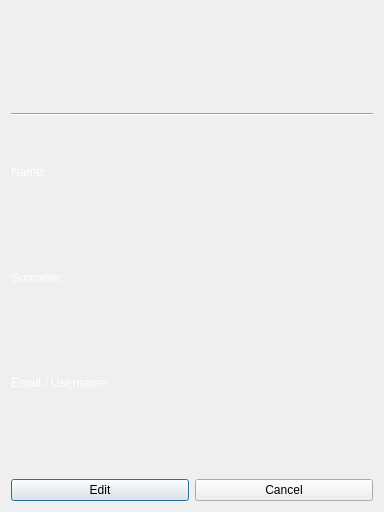
<?xml version="1.0" encoding="UTF-8"?>
<ui version="4.0">
 <class>UserWidget</class>
 <widget class="QDialog" name="UserWidget">
  <property name="geometry">
   <rect>
    <x>0</x>
    <y>0</y>
    <width>384</width>
    <height>512</height>
   </rect>
  </property>
  <property name="sizePolicy">
   <sizepolicy hsizetype="Fixed" vsizetype="Fixed">
    <horstretch>0</horstretch>
    <verstretch>0</verstretch>
   </sizepolicy>
  </property>
  <property name="minimumSize">
   <size>
    <width>300</width>
    <height>512</height>
   </size>
  </property>
  <property name="maximumSize">
   <size>
    <width>384</width>
    <height>512</height>
   </size>
  </property>
  <property name="windowTitle">
   <string>Dialog</string>
  </property>
  <property name="styleSheet">
   <string notr="true">QLineEdit{ background-color: white;} QLabel{color: white;}</string>
  </property>
  <layout class="QVBoxLayout" name="verticalLayout">
   <item>
    <layout class="QHBoxLayout" name="Layout1">
     <item>
      <spacer name="horizontalSpacer_9">
       <property name="orientation">
        <enum>Qt::Horizontal</enum>
       </property>
       <property name="sizeHint" stdset="0">
        <size>
         <width>40</width>
         <height>20</height>
        </size>
       </property>
      </spacer>
     </item>
     <item>
      <widget class="QLabel" name="label_profilpic">
       <property name="maximumSize">
        <size>
         <width>96</width>
         <height>96</height>
        </size>
       </property>
       <property name="styleSheet">
        <string notr="true"/>
       </property>
       <property name="frameShape">
        <enum>QFrame::NoFrame</enum>
       </property>
       <property name="text">
        <string/>
       </property>
       <property name="scaledContents">
        <bool>true</bool>
       </property>
       <property name="alignment">
        <set>Qt::AlignCenter</set>
       </property>
      </widget>
     </item>
     <item>
      <spacer name="horizontalSpacer_10">
       <property name="orientation">
        <enum>Qt::Horizontal</enum>
       </property>
       <property name="sizeHint" stdset="0">
        <size>
         <width>40</width>
         <height>20</height>
        </size>
       </property>
      </spacer>
     </item>
    </layout>
   </item>
   <item>
    <widget class="Line" name="line">
     <property name="orientation">
      <enum>Qt::Horizontal</enum>
     </property>
    </widget>
   </item>
   <item>
    <layout class="QVBoxLayout" name="verticalLayout_4">
     <item>
      <layout class="QHBoxLayout" name="horizontalLayout_2">
       <item>
        <widget class="QLabel" name="label">
         <property name="text">
          <string>Name: </string>
         </property>
        </widget>
       </item>
       <item>
        <spacer name="horizontalSpacer">
         <property name="orientation">
          <enum>Qt::Horizontal</enum>
         </property>
         <property name="sizeType">
          <enum>QSizePolicy::Fixed</enum>
         </property>
         <property name="sizeHint" stdset="0">
          <size>
           <width>75</width>
           <height>20</height>
          </size>
         </property>
        </spacer>
       </item>
       <item>
        <widget class="QLabel" name="Name">
         <property name="text">
          <string/>
         </property>
         <property name="alignment">
          <set>Qt::AlignCenter</set>
         </property>
        </widget>
       </item>
       <item>
        <spacer name="horizontalSpacer_2">
         <property name="orientation">
          <enum>Qt::Horizontal</enum>
         </property>
         <property name="sizeHint" stdset="0">
          <size>
           <width>40</width>
           <height>20</height>
          </size>
         </property>
        </spacer>
       </item>
      </layout>
     </item>
    </layout>
   </item>
   <item>
    <layout class="QHBoxLayout" name="Layout3">
     <item>
      <widget class="QLabel" name="label_2">
       <property name="text">
        <string>Surname: </string>
       </property>
      </widget>
     </item>
     <item>
      <spacer name="horizontalSpacer_5">
       <property name="orientation">
        <enum>Qt::Horizontal</enum>
       </property>
       <property name="sizeType">
        <enum>QSizePolicy::Fixed</enum>
       </property>
       <property name="sizeHint" stdset="0">
        <size>
         <width>58</width>
         <height>20</height>
        </size>
       </property>
      </spacer>
     </item>
     <item>
      <widget class="QLabel" name="Surname">
       <property name="text">
        <string/>
       </property>
       <property name="alignment">
        <set>Qt::AlignCenter</set>
       </property>
      </widget>
     </item>
     <item>
      <spacer name="horizontalSpacer_4">
       <property name="orientation">
        <enum>Qt::Horizontal</enum>
       </property>
       <property name="sizeHint" stdset="0">
        <size>
         <width>40</width>
         <height>20</height>
        </size>
       </property>
      </spacer>
     </item>
    </layout>
   </item>
   <item>
    <layout class="QHBoxLayout" name="Layout4">
     <item>
      <widget class="QLabel" name="label_3">
       <property name="text">
        <string>Email / Username: </string>
       </property>
      </widget>
     </item>
     <item>
      <spacer name="horizontalSpacer_11">
       <property name="orientation">
        <enum>Qt::Horizontal</enum>
       </property>
       <property name="sizeType">
        <enum>QSizePolicy::Fixed</enum>
       </property>
       <property name="sizeHint" stdset="0">
        <size>
         <width>7</width>
         <height>20</height>
        </size>
       </property>
      </spacer>
     </item>
     <item>
      <widget class="QLabel" name="email">
       <property name="text">
        <string/>
       </property>
       <property name="alignment">
        <set>Qt::AlignCenter</set>
       </property>
      </widget>
     </item>
     <item>
      <spacer name="horizontalSpacer_6">
       <property name="orientation">
        <enum>Qt::Horizontal</enum>
       </property>
       <property name="sizeHint" stdset="0">
        <size>
         <width>40</width>
         <height>20</height>
        </size>
       </property>
      </spacer>
     </item>
    </layout>
   </item>
   <item>
    <layout class="QHBoxLayout" name="spaceLayout">
     <item>
      <spacer name="verticalSpacer">
       <property name="orientation">
        <enum>Qt::Vertical</enum>
       </property>
       <property name="sizeType">
        <enum>QSizePolicy::Minimum</enum>
       </property>
       <property name="sizeHint" stdset="0">
        <size>
         <width>20</width>
         <height>40</height>
        </size>
       </property>
      </spacer>
     </item>
    </layout>
   </item>
   <item>
    <layout class="QHBoxLayout" name="Layout5">
     <item>
      <layout class="QHBoxLayout" name="horizontalLayout_14"/>
     </item>
     <item>
      <layout class="QHBoxLayout" name="horizontalLayout_11">
       <item>
        <widget class="QPushButton" name="pushButton_Edit">
         <property name="text">
          <string>Edit</string>
         </property>
        </widget>
       </item>
      </layout>
     </item>
     <item>
      <layout class="QHBoxLayout" name="horizontalLayout_12">
       <item>
        <widget class="QPushButton" name="pushButton_Cancel">
         <property name="text">
          <string>Cancel</string>
         </property>
        </widget>
       </item>
      </layout>
     </item>
    </layout>
   </item>
  </layout>
 </widget>
 <resources/>
 <connections/>
</ui>
